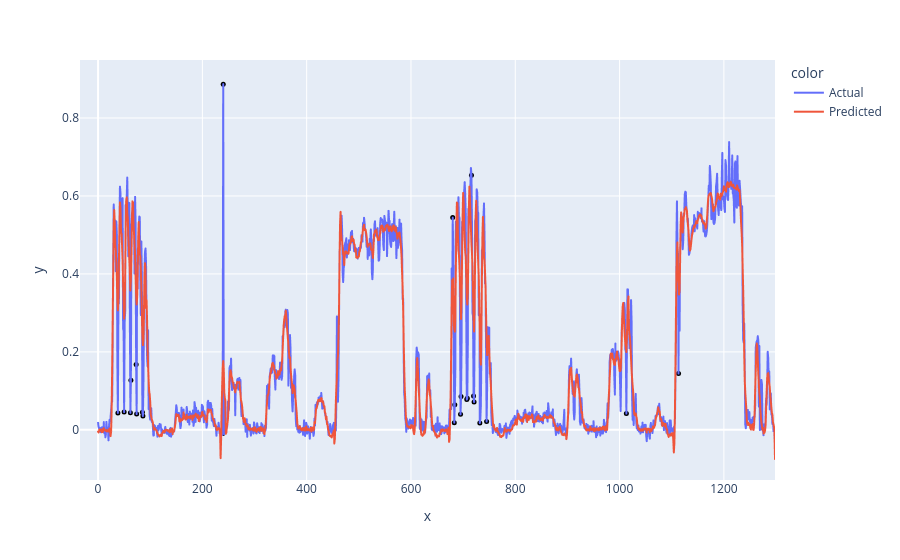

The code cell stored with this chart in its notebook:
### Code cell
noise = get_noise(df10_testX, 0.01)
predicted_load_test_noise = model.predict(df10_testX + noise)
display_prediction(df10_testX + noise, predicted_load_test_noise, 4,  mean, std, 2)

### Figure 1 — Plotly figure (JSON) as saved in the notebook; plotly's stock layout.template omitted (floating-point values rounded to 4 significant figures; data arrays with more than 128 entries replaced by an {"elided": "..."} marker saying what was removed)
{"data": [{"hovertemplate": "color=Actual<br>x=%{x}<br>y=%{y}<extra></extra>", "legendgroup": "Actual", "line": {"color": "#636efa", "dash": "solid"}, "marker": {"symbol": "circle"}, "mode": "lines", "name": "Actual", "showlegend": true, "type": "scattergl", "x": {"elided": "1299 int values"}, "xaxis": "x", "y": {"elided": "1299 float values"}, "yaxis": "y"}, {"hovertemplate": "color=Predicted<br>x=%{x}<br>y=%{y}<extra></extra>", "legendgroup": "Predicted", "line": {"color": "#EF553B", "dash": "solid"}, "marker": {"symbol": "circle"}, "mode": "lines", "name": "Predicted", "showlegend": true, "type": "scattergl", "x": {"elided": "1299 int values"}, "xaxis": "x", "y": {"elided": "1299 float values"}, "yaxis": "y"}, {"hovertemplate": "x=%{x}<br>y=%{y}<extra></extra>", "legendgroup": "", "marker": {"color": "black", "size": 5, "symbol": "circle"}, "mode": "markers", "name": "", "orientation": "v", "showlegend": false, "type": "scatter", "x": [38, 50, 62, 63, 73, 74, 85, 86, 239, 240, 680, 683, 684, 695, 696, 707, 708, 716, 720, 721, 732, 745, 1013, 1113], "xaxis": "x", "y": [0.04344, 0.04564, 0.04366, 0.127, 0.1677, 0.04052, 0.04515, 0.03558, -0.009413, 0.8868, 0.5444, 0.01836, 0.06456, 0.03985, 0.08545, 0.0778, 0.0811, 0.6533, 0.08702, 0.07157, 0.01751, 0.02134, 0.04173, 0.1444], "yaxis": "y"}], "layout": {"legend": {"title": {"text": "color"}, "tracegroupgap": 0}, "margin": {"t": 60}, "xaxis": {"anchor": "y", "domain": [0, 1], "title": {"text": "x"}}, "yaxis": {"anchor": "x", "domain": [0, 1], "title": {"text": "y"}}}}
